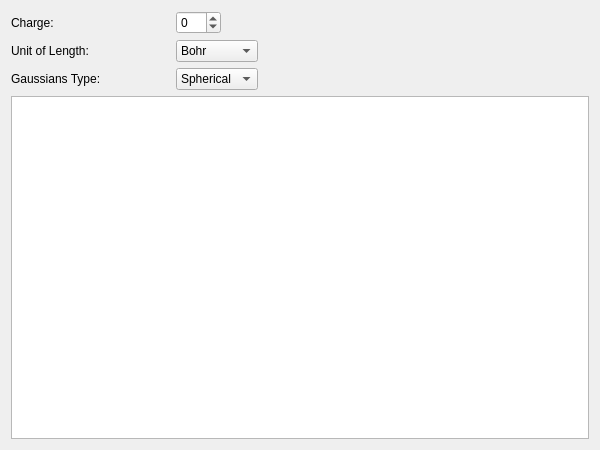
<?xml version="1.0" encoding="UTF-8"?>
<ui version="4.0">
 <class>FileMolGeneratorDialog</class>
 <widget class="QDialog" name="FileMolGeneratorDialog">
  <property name="geometry">
   <rect>
    <x>0</x>
    <y>0</y>
    <width>600</width>
    <height>450</height>
   </rect>
  </property>
  <property name="windowTitle">
   <string>Dialog</string>
  </property>
  <layout class="QGridLayout" name="gridLayout" columnstretch="0,0,0,0">
   <item row="4" column="0" colspan="4">
    <widget class="QTextEdit" name="textEdit">
     <property name="lineWrapMode">
      <enum>QTextEdit::NoWrap</enum>
     </property>
     <property name="readOnly">
      <bool>true</bool>
     </property>
    </widget>
   </item>
   <item row="1" column="0">
    <widget class="QLabel" name="labelUnitOfLength">
     <property name="text">
      <string>Unit of Length:</string>
     </property>
    </widget>
   </item>
   <item row="0" column="0">
    <widget class="QLabel" name="labelCharge">
     <property name="text">
      <string>Charge:</string>
     </property>
    </widget>
   </item>
   <item row="2" column="0">
    <widget class="QLabel" name="labelGaussiansType">
     <property name="text">
      <string>Gaussians Type:</string>
     </property>
    </widget>
   </item>
   <item row="2" column="1">
    <widget class="QComboBox" name="comboBoxGaussiansType">
     <item>
      <property name="text">
       <string>Spherical</string>
      </property>
     </item>
     <item>
      <property name="text">
       <string>Cartesian</string>
      </property>
     </item>
    </widget>
   </item>
   <item row="1" column="1">
    <widget class="QComboBox" name="comboBoxUnitOfLength">
     <item>
      <property name="text">
       <string>Bohr</string>
      </property>
     </item>
     <item>
      <property name="text">
       <string>Angstrom</string>
      </property>
     </item>
    </widget>
   </item>
   <item row="0" column="1">
    <widget class="QSpinBox" name="spinBoxCharge">
     <property name="sizePolicy">
      <sizepolicy hsizetype="Fixed" vsizetype="Fixed">
       <horstretch>0</horstretch>
       <verstretch>0</verstretch>
      </sizepolicy>
     </property>
     <property name="minimum">
      <number>-99</number>
     </property>
    </widget>
   </item>
   <item row="1" column="2" rowspan="2" colspan="2">
    <spacer name="horizontalSpacer">
     <property name="orientation">
      <enum>Qt::Horizontal</enum>
     </property>
     <property name="sizeHint" stdset="0">
      <size>
       <width>40</width>
       <height>20</height>
      </size>
     </property>
    </spacer>
   </item>
  </layout>
 </widget>
 <resources/>
 <connections/>
</ui>
